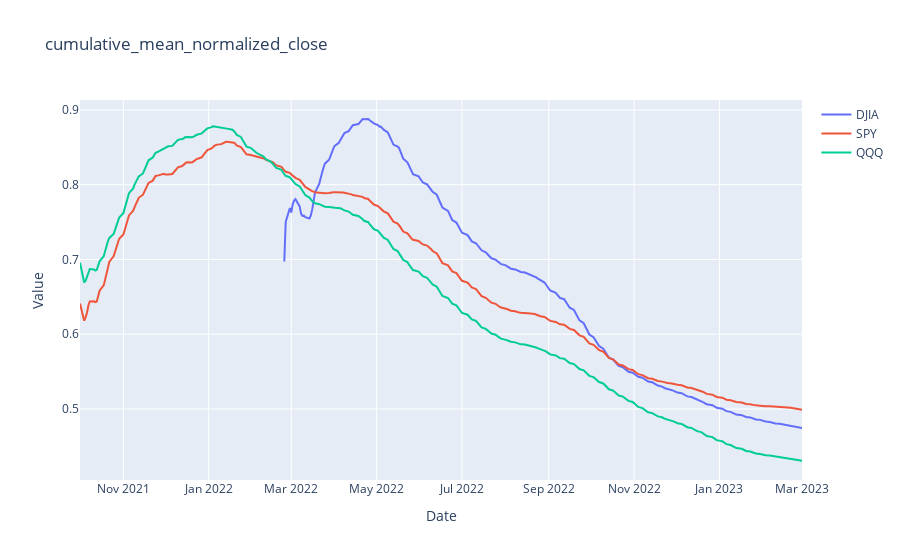

Notebook source saved alongside this figure:
### Code cell
plot.plot_column_across_tickers(df, col_name = 'cumulative_mean_normalized_close', title='cumulative_mean_normalized_close')

### Figure 1 — Plotly figure (JSON) as saved in the notebook; plotly's stock layout.template omitted (floating-point values rounded to 4 significant figures; data arrays with more than 128 entries replaced by an {"elided": "..."} marker saying what was removed)
{"data": [{"mode": "lines", "name": "DJIA", "type": "scatter", "x": {"elided": "255 str values"}, "y": {"elided": "255 float values"}}, {"mode": "lines", "name": "SPY", "type": "scatter", "x": {"elided": "355 str values"}, "y": {"elided": "355 float values"}}, {"mode": "lines", "name": "QQQ", "type": "scatter", "x": {"elided": "355 str values"}, "y": {"elided": "355 float values"}}], "layout": {"autosize": true, "title": {"text": "cumulative_mean_normalized_close"}, "xaxis": {"autorange": true, "range": ["2021-10-01", "2023-03-01"], "title": {"text": "Date"}, "type": "date"}, "yaxis": {"autorange": true, "range": [0.405, 0.9134], "title": {"text": "Value"}, "type": "linear"}}}
